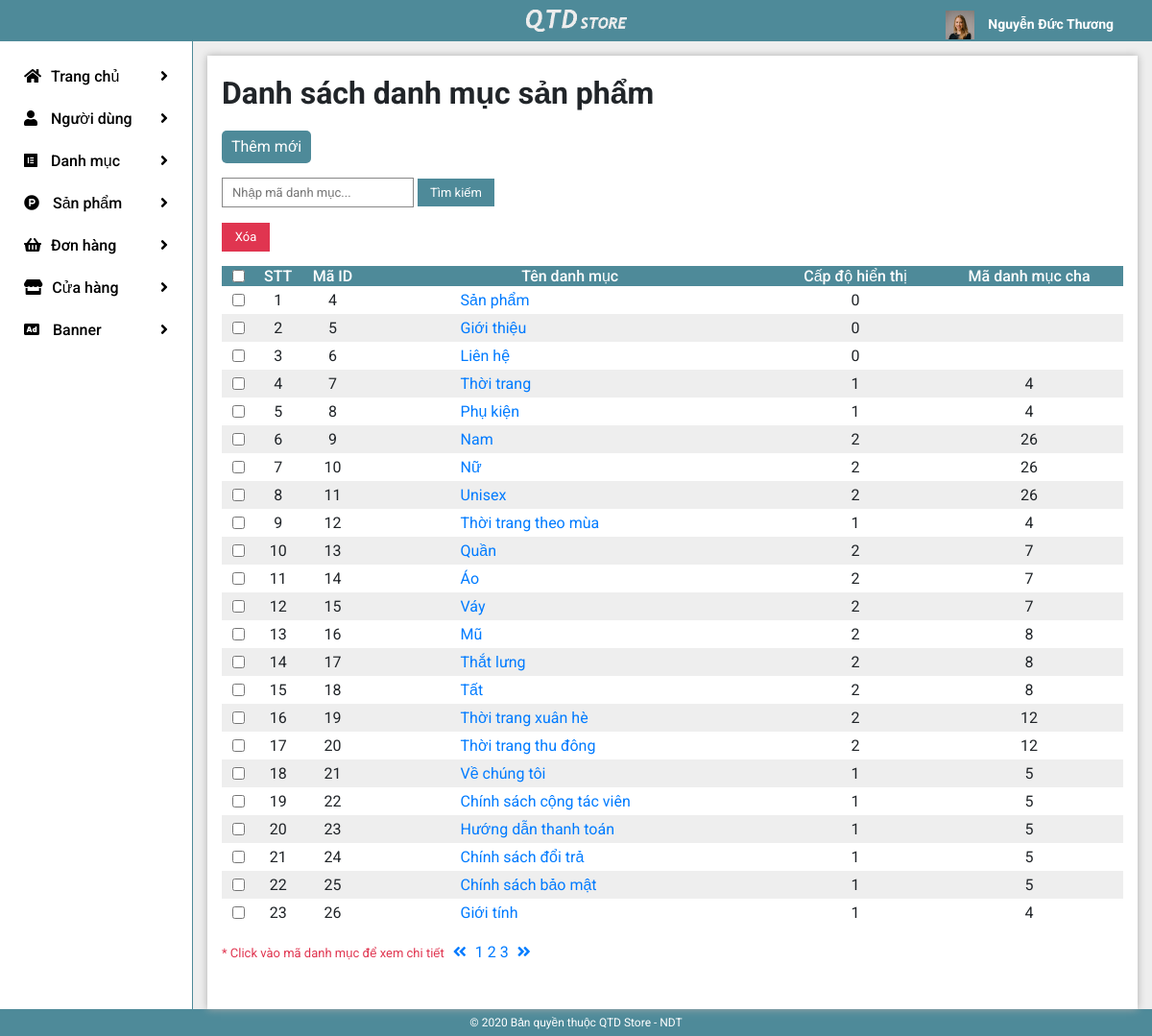
Screenshot of /admin/index.php?mod=category (signed in) with the database file from the repository.
### tables this page shows
CREATE TABLE `tbl_users` (
  `user_id` int(11) NOT NULL,
  `username` varchar(32) NOT NULL,
  `password` varchar(50) NOT NULL,
  `first_name` varchar(30) NOT NULL,
  `last_name` varchar(7) NOT NULL,
  `date_of_birth` date DEFAULT NULL,
  `gender` enum('male','female','','') NOT NULL,
  `phone` varchar(11) NOT NULL,
  `email` varchar(50) NOT NULL,
  `position` enum('member','salesman','manager') NOT NULL DEFAULT 'member',
  `address` varchar(100) DEFAULT NULL,
  `img_id` int(11) DEFAULT 1,
  `active_token` varchar(40) DEFAULT NULL,
  `is_active` enum('0','1') NOT NULL DEFAULT '0',
  `reset_token` varchar(40) DEFAULT NULL,
  `reg_date` date NOT NULL DEFAULT current_timestamp(),
  `region_id` int(11) DEFAULT NULL
);

CREATE TABLE `tbl_category` (
  `category_id` int(11) NOT NULL,
  `category_title` varchar(30) NOT NULL,
  `category_description` varchar(200) NOT NULL,
  `category_parent_id` int(11) DEFAULT NULL,
  `category_level` int(1) NOT NULL,
  `category_code` varchar(10) DEFAULT NULL
);

### admin/libraries/database.php (called while the page is built, shortened)
<?php
function db_query($query_string) {
    global $conn;
    $result = mysqli_query($conn, $query_string);
    return $result;
}
function db_fetch_row($query_string) {
    $mysqli_result = db_query($query_string);
    $result = mysqli_fetch_assoc($mysqli_result);
    return $result;
}
function db_fetch_array($query_string) {
    $result = array();
    $mysqli_result = db_query($query_string);
    while ($row = mysqli_fetch_assoc($mysqli_result)) {
        $result[] = $row;
    }
    return $result;
}

### admin/modules/category/controllers/indexController.php (called while the page is built, shortened)
<?php
function indexAction()
{
    load_view('index');
}

### admin/core/router.php (called while the page is built, shortened)
<?php
$action_name = get_action().'Action';
call_function(array('construct', $action_name));

### admin/core/appload.php (called while the page is built, shortened)
<?php
require CONFIGPATH . DIRECTORY_SEPARATOR . 'database.php';
require LIBPATH . DIRECTORY_SEPARATOR . 'database.php';
require COREPATH . DIRECTORY_SEPARATOR . 'base.php';
require COREPATH . DIRECTORY_SEPARATOR . 'router.php';

### admin/modules/category/models/indexModel.php (called while the page is built)
<?php
function get_list_category(){
    $sql = "SELECT * FROM `tbl_category`";
    $result = db_fetch_array($sql);
    if($result > 0){
        return $result;
    } else {
        return "";
    }
}

### admin/index.php (called while the page is built, shortened)
<?php
require COREPATH.DIRECTORY_SEPARATOR.'appload.php';

### admin/modules/category/views/indexView.php (the view, shortened to what this page needs)
<?php
get_header()
?>
<head>
    <link rel="stylesheet" href="public/css/form-search.css">
    <link rel="stylesheet" href="public/css/table.css">
    <link rel="stylesheet" href="public/css/category.css">
</head>
<div id="wp-content">
    <div class="container-fluid">
        <div class="row">
            <div class="col-lg-2 sidebar">
                <?php get_sidebar() ?>
            </div>
            <div class="col-lg-10 content">
                <div class="main-content">
                    <h1>Danh sách danh mục sản phẩm</h1>
                    <a href="?mod=category&action=add" class="btn-add-new">Thêm mới</a>
                    <form action="" method="get">
                        <input type="search" name="search" id="search-box" placeholder="Nhập mã danh mục...">
                        <button type="submit" name="btn_search" id="search">Tìm kiếm</button>
                    </form>
                    <form action="" method="post">
                        <button type="submit" name="btn_del" id="del">Xóa</button>
                        <table>
                            <thead>
                                <tr>
                                    <td>
                                        <input type="checkbox" name="select_all" id="select-all">
                                    </td>
                                    <td>STT</td>
                                    <td>Mã ID</td>
                                    <td>Tên danh mục</td>
                                    <td>Cấp độ hiển thị</td>
                                    <td>Mã danh mục cha</td>
                                </tr>
                            </thead>
                            <?php $category = get_list_category(); ?>
                            <tbody>
                                <?php
                                $temp = 0;
                                foreach ($category as $item) {
                                    $temp++;
                                ?>
                                    <tr>
                                        <td>
                                            <input type="checkbox" name="select_all[]" value="<?php echo $item['category_id'] ?>" id="select">
                                        </td>
                                        <td><?php echo $temp ?></td>
                                        <td><?php echo $item['category_id'] ?></td>
                                        <td class="text-left"><a href="?mod=category&action=detail&id=<?php echo $item['category_id'] ?>"><?php echo $item['category_title'] ?></a></td>
                                        <td><?php echo $item['category_level'] ?></td>
                                        <td><?php echo $item['category_parent_id'] ?></td>
                                    </tr>
                                <?php
                                }
                                ?>
                            </tbody>
                        </table>
                        <p>
                            <span class="alert">* Click vào mã danh mục để xem chi tiết</span>
                            <span class="pagging">
                                <a href="" class="prev"><i class="fas fa-angle-double-left"></i></a>
                                <a href="" class="">1</a>
                                <a href="" class="">2</a>
                                <a href="" class="">3</a>
                                <a href="" class="next"><i class="fas fa-angle-double-right"></i></a>
                            </span>
                        </p>
                    </form>
                </div>
            </div>
        </div>
    </div>
</div>
<?php
get_footer()
?>

### admin/core/base.php (shortened to what this page needs)
<?php
function get_module() {
    global $config;
    $module = isset($_GET['mod']) ? $_GET['mod'] : $config['default_module'];
    return $module;
}
function call_function($list_function = array()) {
    if (is_array($list_function)) {
        foreach ($list_function as $f) {
            if (function_exists($f())) {
                $f();
            }
        }
    }
}
function load_view($name, $data_send = array()) {
    $data = $data_send;
    $path = MODULESPATH . DIRECTORY_SEPARATOR . get_module() . DIRECTORY_SEPARATOR . 'views' . DIRECTORY_SEPARATOR . $name . 'View.php';
    if (file_exists($path)) {
        require $path;
    } else {
        echo "Không tìm thấy {$path}";
    }
}
function get_header($name = '') {
    if (empty($name)) {
        $name = 'header';
    } else {
        $name = "header-{$name}";
    }
    $path = LAYOUTPATH . DIRECTORY_SEPARATOR . $name . '.php';
    if (file_exists($path)) {
        require $path;
    } else {
        echo "Không tìm thấy {$path}";
    }
}
function get_footer($name = '') {
    if (empty($name)) {
        $name = 'footer';
    } else {
        $name = "footer-{$name}";
    }
    $path = LAYOUTPATH . DIRECTORY_SEPARATOR . $name . '.php';
    if (file_exists($path)) {
        require $path;
    } else {
        echo "Không tìm thấy {$path}";
    }
}
function get_sidebar($name = '') {
    if (empty($name)) {
        $name = 'sidebar';
    } else {
        $name = "sidebar-{$name}";
    }
    $path = LAYOUTPATH . DIRECTORY_SEPARATOR . $name . '.php';
    if (file_exists($path)) {
        require $path;
    } else {
        echo "Không tìm thấy {$path}";
    }
}
?>

### admin/layout/header.php (shortened to what this page needs)
<html lang="en">
<head>
    <link rel="stylesheet" href="public/css/all.css">
    <link rel="stylesheet" href="public/css/reset.css">
    <link rel="stylesheet" href="public/css/bootstrap-grid.min.css">
    <link rel="stylesheet" href="public/css/main.css">
</head>
<body>
    <div id="wrapper">
        <div id="header">
            <div class="container-fluid">
                <div class="col-lg-5 col-md-4 col-sm-4 col-3">
                </div>
                <div class="col-lg-2 col-md-4 col-sm-4 col-6 logo">
                    <a href="?">
                        <img src="public/images/qtd_logo.png" class="img-fluid">
                    </a>
                </div>
                <div class="col-lg-5 col-md-4 col-sm-4 col-3">
                    <span class="right-header">
                        <span class="account-bar">
                            <img src="public/images/user-1.png" alt="">
                            <h3><?php
                                $user = db_fetch_row("SELECT * FROM `tbl_users` WHERE `username` = '{$_SESSION['user_login']}'");
                                echo $user['first_name'] . " " . $user['last_name'];
                                ?></h3>
                        </span>
                    </span>
                </div>
            </div>
        </div>
    </div>
</body>

### admin/layout/sidebar.php (shortened to what this page needs)
<ul class="clear action">
    <li>
        <a href="?"><span><i class="fas fa-home before"></i>Trang chủ <i class="fas fa-angle-right"></i></span></a>
    </li>
    <li>
        <span><i class="fas fa-user before"></i> Người dùng <i class="fas fa-angle-right"></i></span>
    </li>
    <li>
        <span><i class="fab fa-elementor before"></i> Danh mục <i class="fas fa-angle-right"></i></span>
    </li>
    <li>
        <span><i class="fab fa-product-hunt before"></i> Sản phẩm <i class="fas fa-angle-right"></i></span>
    </li>
    <li>
        <span><i class="fas fa-shopping-basket before"></i>Đơn hàng <i class="fas fa-angle-right"></i></span>
    </li>
    <li>
        <span><i class="fas fa-store before"></i>Cửa hàng <i class="fas fa-angle-right"></i></span>
    </li>
    <li>
        <span><i class="fas fa-ad before"></i> Banner <i class="fas fa-angle-right"></i></span>
    </li>
</ul>

### admin/layout/footer.php (shortened to what this page needs)
<div id="footer">
    <span>&copy; 2020 Bản quyền thuộc QTD Store - NDT</span>
</div>
</html>

### admin/public/css/all.css (style rules this page uses)
.fa, .fas, .far, .fal, .fad, .fab { -moz-osx-font-smoothing: grayscale; -webkit-font-smoothing: antialiased; display: inline-block; font-style: normal; font-variant: normal; text-rendering: auto; line-height: 1; }
.fa-ad:before { content: "\f641"; }
.fa-angle-double-left:before { content: "\f100"; }
.fa-angle-double-right:before { content: "\f101"; }
.fa-angle-right:before { content: "\f105"; }
.fa-elementor:before { content: "\f430"; }
.fa-home:before { content: "\f015"; }
.fa-product-hunt:before { content: "\f288"; }
.fa-shopping-basket:before { content: "\f291"; }
.fa-store:before { content: "\f54e"; }
.fa-user:before { content: "\f007"; }
.fab { font-family: 'Font Awesome 5 Brands'; font-weight: 400; }
.fa, .fas { font-family: 'Font Awesome 5 Free'; font-weight: 900; }

### admin/public/css/main.css (style rules this page uses)
body { font-family: 'Roboto', sans-serif; }
#header { background: rgb(78, 138, 153); }
#header .container-fluid { display: flex; }
.logo { padding: 10px 45px; }
.img-fluid { width: 100%; height: auto; }
.right-header { display: flex; justify-content: flex-end; }
.account-bar { cursor: pointer; margin-right: 10px; position: relative; }
.account-bar img { width: 30px; height: 30px; }
.account-bar h3 { cursor: pointer; text-align: right; display: inline-block; padding-top: 15px; color: #fff; margin-bottom: 0; margin-left: 10px; font-size: 14px; }
ul.clear { list-style: none; padding: 0; margin: 0; }
ul.action { padding: 15px 0; }
ul.action li span { cursor: pointer; position: relative; display: block; padding: 10px; text-decoration: none; color: #000; font-weight: 500; background: #fff; border-radius: 5px; }
ul.action li a { display: block; text-decoration: none; }
ul.action li span i.fa-angle-right { position: absolute; top: 13px; right: 10px; transition: all .2s; }
ul.action li span i.before { margin-right: 10px; }
.content { padding-top: 15px; border-left: 1px solid rgb(78, 138, 153); min-height: 550px; background: #eee; }
.main-content { background: #fff; padding: 15px; height: 100%; box-shadow: 0 0 8px rgb(172, 172, 172); overflow: hidden; }
.content h1 { margin-bottom: 15px; }
a.btn-add-new { display: inline-block; padding: 5px 10px; color: #fff; background: rgb(78, 138, 153); border-radius: 5px; text-decoration: none; }
.text-left { text-align: left; }
a.next, a.prev { padding: 5px; }
.alert { color: #e03550; font-size: 13px; }
#footer { background: rgb(78, 138, 153); color: #fff; padding: 5px 0; text-align: center; font-size: 12px; }

### admin/public/css/form-search.css (style rules this page uses)
form { width: 100%; overflow: hidden; }
#search-box { padding: 5px 10px; width: 200px; font-size: 13px; border: 1px solid #888; }
#search { padding: 5px 0; color: #fff; text-align: center; width: 80px; font-size: 13px; border: none; background: rgb(78, 138, 153); }
#del { padding: 5px 0; color: #fff; text-align: center; width: 50px; font-size: 13px; border: none; background: #e03550; }

### admin/public/css/table.css (style rules this page uses)
.btn-add-new { margin-bottom: 15px; }
table { margin: 15px 0; width: 100%; border-collapse: collapse; }
table thead tr td { font-weight: 500; text-align: center; background: rgb(78, 138, 153); color: #fff; }
table tbody tr td { text-align: center; padding: 5px; }
table tbody tr:nth-child(even) td { background: #eee; }
@media screen and (max-width: 1200px) { .content { min-height: 0; } }

### admin/public/css/category.css (style rules this page uses)
table tbody tr td:nth-child(4) { padding-left: 100px; }

### rows the page displays
tbl_users: first_name "Nguyễn Đức", last_name "Thương"
tbl_category: category_id "4", category_title "Sản phẩm", category_level "0"
tbl_category: category_id "5", category_title "Giới thiệu", category_level "0"
tbl_category: category_id "6", category_title "Liên hệ", category_level "0"
tbl_category: category_id "7", category_title "Thời trang", category_level "1", category_parent "4"
tbl_category: category_id "8", category_title "Phụ kiện", category_level "1", category_parent "4"
tbl_category: category_id "9", category_title "Nam", category_level "2", category_parent "26"
tbl_category: category_id "10", category_title "Nữ", category_level "2", category_parent "26"
tbl_category: category_id "11", category_title "Unisex", category_level "2", category_parent "26"
tbl_category: category_id "12", category_title "Thời trang theo mùa", category_level "1", category_parent "4"
tbl_category: category_id "13", category_title "Quần", category_level "2", category_parent "7"
tbl_category: category_id "14", category_title "Áo", category_level "2", category_parent "7"
tbl_category: category_id "15", category_title "Váy", category_level "2", category_parent "7"
tbl_category: category_id "16", category_title "Mũ", category_level "2", category_parent "8"
tbl_category: category_id "17", category_title "Thắt lưng", category_level "2", category_parent "8"
tbl_category: category_id "18", category_title "Tất", category_level "2", category_parent "8"
tbl_category: category_id "19", category_title "Thời trang xuân hè", category_level "2", category_parent "12"
tbl_category: category_id "20", category_title "Thời trang thu đông", category_level "2", category_parent "12"
tbl_category: category_id "21", category_title "Về chúng tôi", category_level "1", category_parent "5"
tbl_category: category_id "22", category_title "Chính sách cộng tác viên", category_level "1", category_parent "5"
tbl_category: category_id "23", category_title "Hướng dẫn thanh toán", category_level "1", category_parent "5"
tbl_category: category_id "24", category_title "Chính sách đổi trả", category_level "1", category_parent "5"
tbl_category: category_id "25", category_title "Chính sách bảo mật", category_level "1", category_parent "5"
tbl_category: category_id "26", category_title "Giới tính", category_level "1", category_parent "4"
